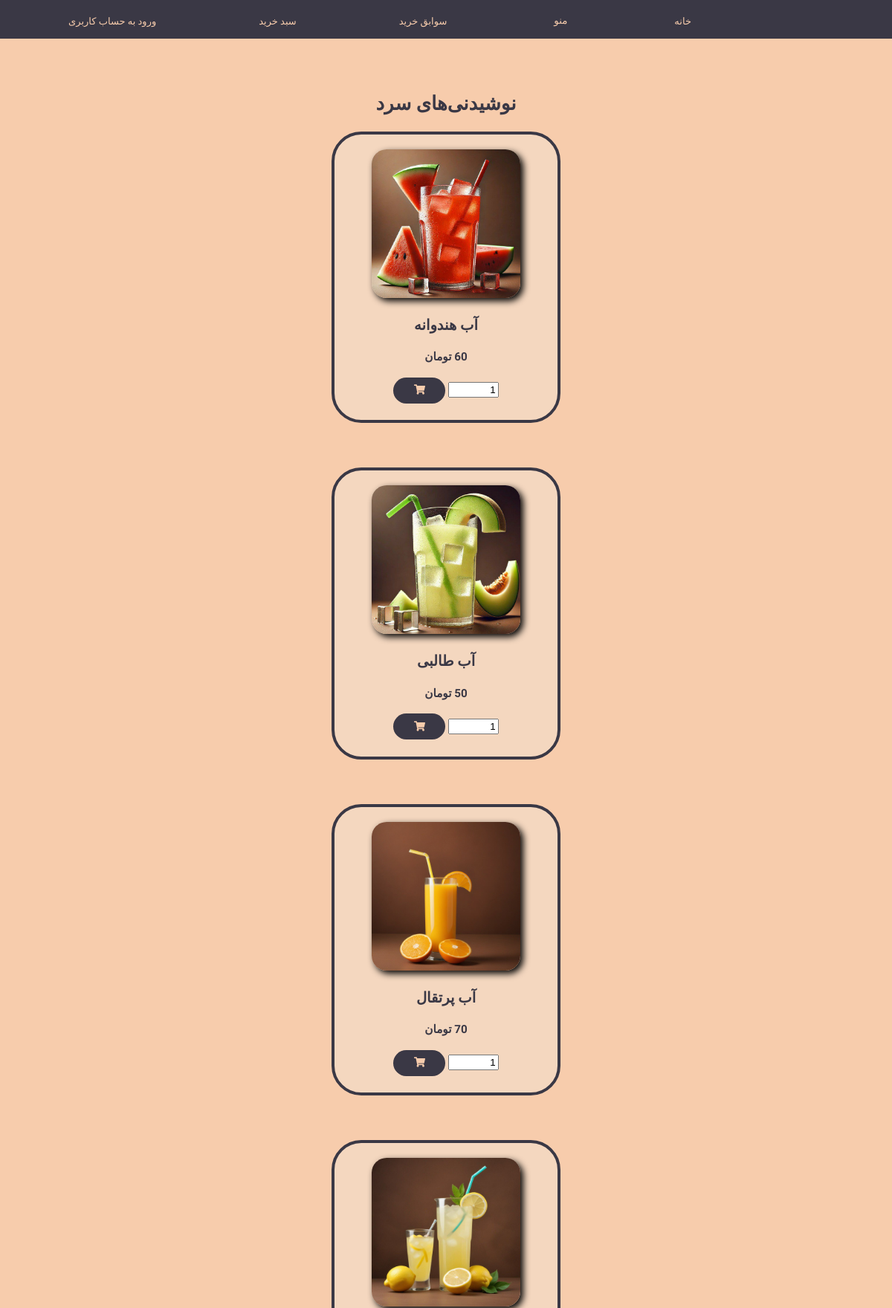
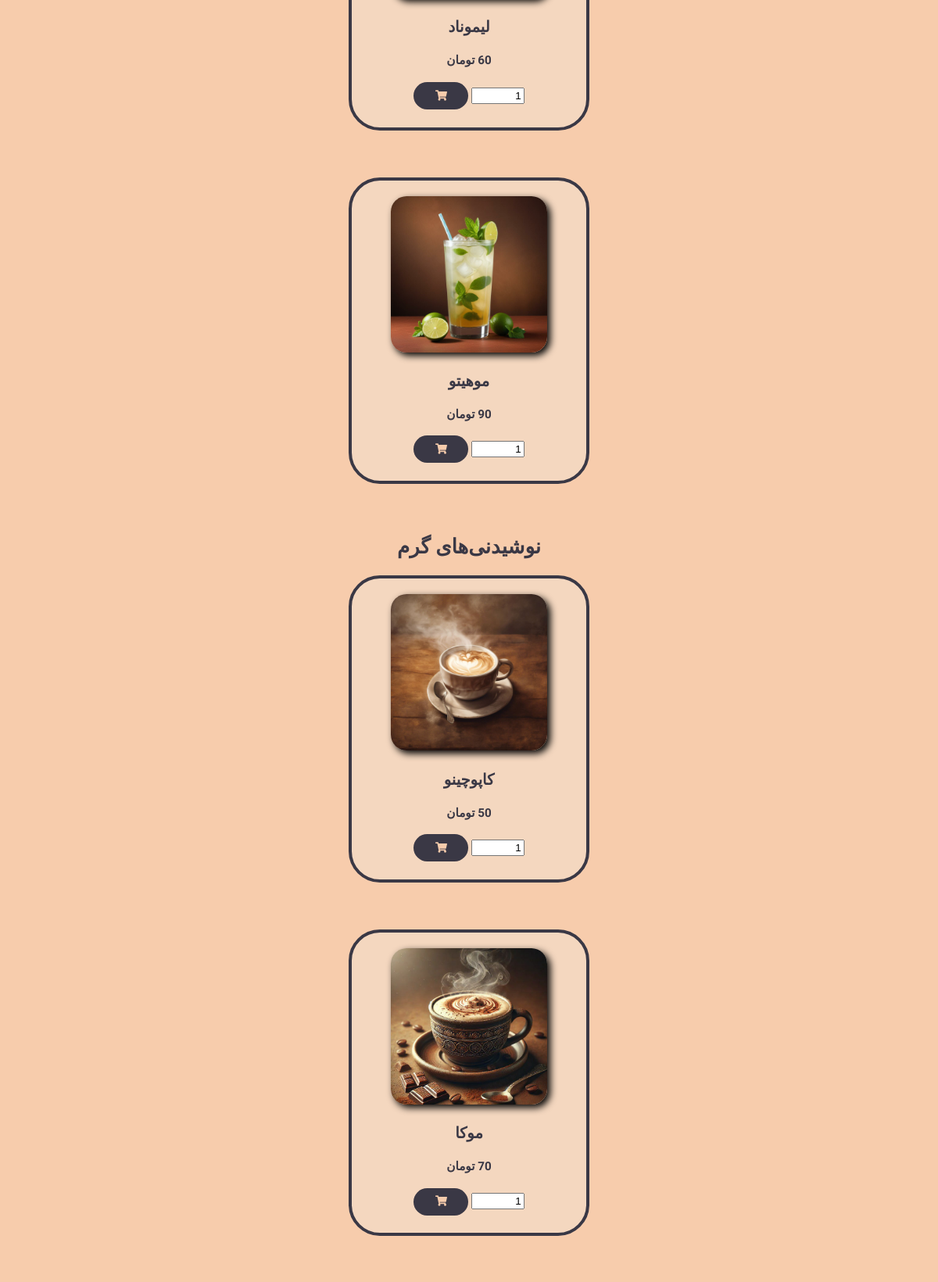
The app's page /menu/ (upper part) with its own data (2 pictures, top to bottom).
### accounts/models.py (models this page shows, shortened)
class Category(models.Model):
    name = models.CharField(max_length=50)
    slug = models.SlugField(max_length=50, unique=True)

class Product(models.Model):
    name = models.CharField(max_length=100)
    price = models.IntegerField()
    image = models.ImageField(upload_to="product/", blank=True, null=True)
    category = models.ForeignKey(
        Category,
        on_delete=models.CASCADE,
        related_name="products",
        blank=True,
        null=True,
    )
    ingredients = models.ManyToManyField("Storage", through="ProductIngredient")

### accounts/views.py (the view)
# urls.py: path("menu/", views.menu_view, name="menu"),
def menu_view(request):
    categories = Category.objects.all()
    context = {"categories": categories}
    return render(request, "accounts/menu.html", context)

### accounts/templates/accounts/menu.html (shortened to what this page needs)
{% load static %}
<!DOCTYPE html>
<html lang="fa" dir="rtl">
<head>
    <link rel='stylesheet' href='https://cdnjs.cloudflare.com/ajax/libs/font-awesome/5.15.3/css/all.min.css'>
    <link href='https://unpkg.com/css.gg@2.0.0/icons/css/enter.css' rel='stylesheet'>
    <link href='https://unpkg.com/css.gg@2.0.0/icons/css/shopping-cart.css' rel='stylesheet'>
    <link href='https://unpkg.com/css.gg@2.0.0/icons/css/check-r.css' rel='stylesheet'>
    <link href='https://unpkg.com/css.gg@2.0.0/icons/css/menu.css' rel='stylesheet'>
    <link href='https://unpkg.com/css.gg@2.0.0/icons/css/coffee.css' rel='stylesheet'>
    <link href='https://unpkg.com/css.gg@2.0.0/icons/css/home-alt.css' rel='stylesheet'>
</head>
<body>
    <div class="navbar lalezar-regular">
        <nav>
            <ul>
                <li>
                    <div class="icon-label"><a href="{% url 'home' %}" class="name" > خانه </a></div>
                </li>
                <li class="dropdown">
                    <div class="icon-label"><button class="dropbtn">منو</button></div>
                </li>
                <li>
                    <div class="icon-label"><a href="{% url 'cart_history' %}" class="name">سوابق خرید</a></div>
                </li>
                <li>
                    <div class="icon-label"><a href="{% url 'cart' %}" class="name">سبد خرید</a></div>
                </li>
                {% if user.is_authenticated %}
                {% if user.is_staff %}
                <li class="nav-item">
                    <div class="icon-label"><i class="gg-coffee icon"></i><a href="{% url 'myadmin' %}" class="name">مدیریت فروشگاه</a></div>
                </li>
                {% endif %}
                <li>
                    <div class="icon-label"><i class="gg-enter icon"></i><a href="{% url 'logout' %}" class="name" style="margin-left: 100px;">خروج</a></div>
                </li>
                {% else %}
                <li>
                    <div class="icon-label"><a href="{% url 'login' %}" class="name">ورود به حساب کاربری</a></div>
                </li>
                {% endif %}
            </ul>
        </nav>
    </div>
    <div class="container d-flex justify-content-center mt-50 mb-50">
        <div class="row">
            {% for category in categories %}
                <div class="col-md-10 lalezar-regular">
                    <h1 id="{{ category.slug }}">{{ category.name }}</h1>
                    {% for i in category.products.all %}
                        <div class="card card-body" style="margin-bottom: 60px;">
                            <div class="media align-items-center align-items-lg-start text-center text-lg-left flex-column flex-lg-row">
                                <div class="mr-2 mb-3 mb-lg-0">
                                    <img src="{% if i.image %}{{ i.image.url }}{% endif %}" width="200" height="200">
                                </div>
                                <div class="media-body">
                                    <h2 class="media-title font-weight-semibold">{{ i.name }}</h2>
                                </div>
                                <div class="mt-3 mt-lg-0 ml-lg-3 text-center">
                                    <h3 class="mb-0 font-weight-semibold">{{ i.price }} تومان</h3>
                                    <form method="post" action="{% url 'add_to_cart' i.pk %}">
                                        <input type="number" name="quantity" value="1" min="1" style="width: 60px; margin-bottom: 10px;">
                                        <button type="submit" class="btn lalezar-regular" style="padding: 0 1rem;"><i class="fas fa-shopping-cart"></i></button>
                                    </form>
                                </div>
                            </div>
                            <br>
                        </div>
                    {% endfor %}
                </div>
            {% endfor %}
        </div>
    </div>
</body>
</html>

### accounts/templates/accounts/menu.html (style rules this page uses)
.lalezar-regular { font-family: "Lalezar", system-ui; font-weight: 400; font-style: normal; }
body { margin: 0; font-family: 'lalezar-regular'; font-size: .8125rem; font-weight: 400; line-height: 1.5385; color: #3a3845; text-align: center; background-color: #f7ccac; }
.btn { background-color: #3a3845; font-family: lalezar-regular; color: #f7ccac; border: 0px; height: 35px; width: 70px; border-radius: 35px; }
.mt-50 { margin-top: 50px; }
.mb-50 { margin-bottom: 50px; }
a { text-decoration: none !important; }
.container { display: flex; justify-content: center; }
.card { background-color: #f4d7bf; border: 4px solid #3a3845; padding-top: 20px; width: 300px; border-radius: 40px; }
img { border-radius: 20px; box-shadow: 4px 4px 10px rgba(0, 0, 0, 1); }
nav ul { display: flex; }
li { list-style: none; margin-right: 130px; }
.icon-label { display: flex; align-items: center; color: #f7ccac; margin-top: 6px; }
.icon-label a { text-decoration: none; }
.navbar { display: flex; background-color: #3a3845; justify-content: center; margin-bottom: 20px; }
.name { color: #f7ccac; }
.dropdown { position: relative; margin-left: auto; }
.dropbtn { background-color: inherit; color: #f7ccac; border: none; outline: none; font-family: inherit; }

### records on screen
Category: name "نوشیدنی‌های سرد"
Product: image (picture), name "آب هندوانه", price "60"
Product: image (picture), name "آب طالبی", price "50"
Product: image (picture), name "آب پرتقال", price "70"
Product: image (picture), name "لیموناد", price "60"
Product: image (picture), name "موهیتو", price "90"
Category: name "نوشیدنی‌های گرم"
Product: image (picture), name "کاپوچینو", price "50"
Product: image (picture), name "موکا", price "70"
